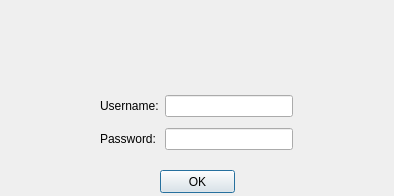
<?xml version="1.0" encoding="UTF-8"?>
<ui version="4.0">
 <class>Register</class>
 <widget class="QDialog" name="Register">
  <property name="geometry">
   <rect>
    <x>0</x>
    <y>0</y>
    <width>394</width>
    <height>196</height>
   </rect>
  </property>
  <property name="windowTitle">
   <string>Dialog</string>
  </property>
  <widget class="QPushButton" name="pushButton">
   <property name="geometry">
    <rect>
     <x>160</x>
     <y>170</y>
     <width>75</width>
     <height>23</height>
    </rect>
   </property>
   <property name="text">
    <string>OK</string>
   </property>
  </widget>
  <widget class="QLabel" name="image">
   <property name="geometry">
    <rect>
     <x>70</x>
     <y>9</y>
     <width>261</width>
     <height>81</height>
    </rect>
   </property>
   <property name="text">
    <string/>
   </property>
  </widget>
  <widget class="QWidget" name="">
   <property name="geometry">
    <rect>
     <x>100</x>
     <y>90</y>
     <width>193</width>
     <height>67</height>
    </rect>
   </property>
   <layout class="QGridLayout" name="gridLayout">
    <item row="1" column="0">
     <widget class="QLabel" name="label_2">
      <property name="text">
       <string>Password:</string>
      </property>
     </widget>
    </item>
    <item row="0" column="0">
     <widget class="QLabel" name="label">
      <property name="text">
       <string>Username:</string>
      </property>
     </widget>
    </item>
    <item row="1" column="1">
     <widget class="QLineEdit" name="pass">
      <property name="echoMode">
       <enum>QLineEdit::Password</enum>
      </property>
     </widget>
    </item>
    <item row="0" column="1">
     <widget class="QLineEdit" name="user"/>
    </item>
   </layout>
  </widget>
 </widget>
 <resources/>
 <connections/>
</ui>
